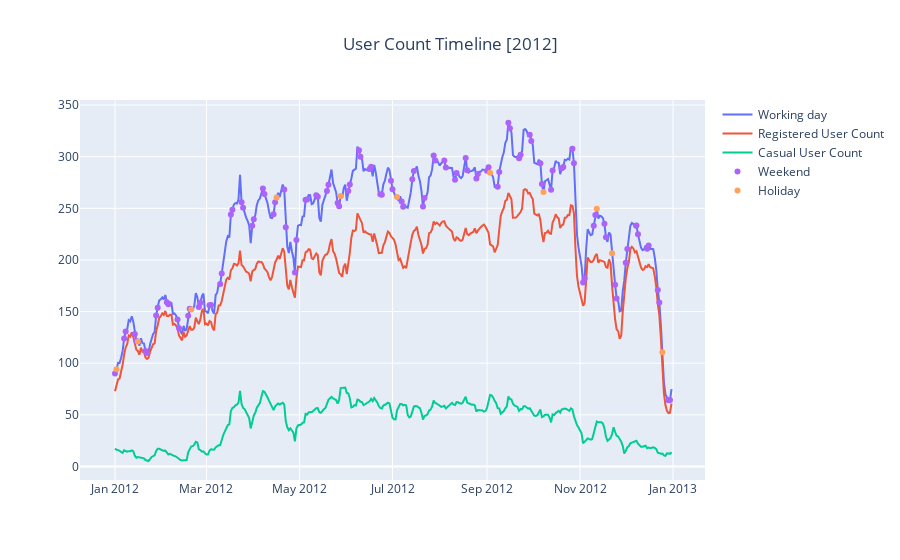

Notebook cell for this chart:
### Code cell
fig1 = go.Figure()

line5 = df_roll_7d.registered['2012']
line6 = df_roll_7d.casual['2012']

fig1.update_layout(
    title={
        'text': 'User Count Timeline [2012]',
        'x':0.5,
        'xanchor': 'center'})
fig1.add_trace(go.Scatter(x=line2.index,y=line2.values, mode='lines', name='Working day'))
fig1.add_trace(go.Scatter(x=line5.index,y=line5.values, mode='lines', name='Registered User Count'))
fig1.add_trace(go.Scatter(x=line6.index,y=line6.values, mode='lines', name='Casual User Count'))
fig1.add_trace(go.Scatter(x=marker3.index,y=marker3.values, mode='markers', name='Weekend'))
fig1.add_trace(go.Scatter(x=marker4.index,y=marker4.values, mode='markers', name='Holiday'))

### Figure 1 — Plotly figure (JSON) as saved in the notebook; plotly's stock layout.template omitted (floating-point values rounded to 4 significant figures; data arrays with more than 128 entries replaced by an {"elided": "..."} marker saying what was removed)
{"data": [{"mode": "lines", "name": "Working day", "type": "scatter", "x": {"elided": "366 str values"}, "y": {"elided": "366 float values"}}, {"mode": "lines", "name": "Registered User Count", "type": "scatter", "x": {"elided": "366 str values"}, "y": {"elided": "366 float values"}}, {"mode": "lines", "name": "Casual User Count", "type": "scatter", "x": {"elided": "366 str values"}, "y": {"elided": "366 float values"}}, {"mode": "markers", "name": "Weekend", "type": "scatter", "x": ["2012-12-23", "2012-09-08", "2012-10-14", "2012-09-16", "2012-05-13", "2012-03-24", "2012-03-04", "2012-07-29", "2012-12-15", "2012-02-11", "2012-02-05", "2012-11-24", "2012-06-17", "2012-03-25", "2012-05-12", "2012-01-01", "2012-09-02", "2012-09-29", "2012-03-18", "2012-12-29", "2012-10-27", "2012-05-05", "2012-11-04", "2012-01-21", "2012-01-28", "2012-06-09", "2012-01-22", "2012-11-10", "2012-04-21", "2012-11-11", "2012-08-25", "2012-12-09", "2012-04-28", "2012-11-03", "2012-07-15", "2012-07-07", "2012-12-22", "2012-08-05", "2012-04-01", "2012-08-18", "2012-08-26", "2012-05-26", "2012-12-16", "2012-12-30", "2012-08-11", "2012-02-12", "2012-07-14", "2012-08-04", "2012-02-04", "2012-06-24", "2012-05-06", "2012-07-01", "2012-01-07", "2012-06-30", "2012-02-18", "2012-04-07", "2012-10-20", "2012-04-29", "2012-03-11", "2012-07-22", "2012-03-03", "2012-02-19", "2012-03-10", "2012-04-22", "2012-09-09", "2012-10-07", "2012-12-02", "2012-06-03", "2012-01-15", "2012-12-08", "2012-11-18", "2012-04-14", "2012-02-25", "2012-10-28", "2012-03-31", "2012-09-15", "2012-08-19", "2012-01-14", "2012-09-01", "2012-03-17", "2012-04-15", "2012-01-29", "2012-05-20", "2012-12-01", "2012-02-26", "2012-11-25", "2012-08-12", "2012-07-21", "2012-06-23", "2012-10-13", "2012-06-02", "2012-10-21", "2012-09-23", "2012-01-08", "2012-04-08", "2012-11-17", "2012-10-06", "2012-06-10", "2012-07-08", "2012-05-27", "2012-07-28", "2012-09-30", "2012-05-19", "2012-09-22", "2012-06-16"], "y": [158.9, 270.9, 286.7, 327.5, 261.1, 255.8, 156.4, 296.3, 210.8, 142.3, 157.2, 176.0, 290.3, 250.5, 262.5, 90.12, 289.7, 321.3, 248.5, 64.26, 307.7, 258.2, 181.9, 111.9, 146.3, 306.1, 109.9, 233.1, 268.1, 243.5, 278.9, 224.8, 187.8, 178.1, 286.1, 256.6, 170.8, 289.4, 239.4, 298.7, 283.1, 255.1, 214.1, 64.31, 277.7, 133.8, 278.0, 296.2, 158.9, 263.2, 258.6, 268.5, 124.0, 276.6, 145.9, 269.1, 288.9, 219.2, 186.9, 259.9, 156.2, 152.9, 176.8, 231.8, 285.2, 273.5, 210.5, 273.0, 121.6, 233.2, 222.0, 244.1, 154.5, 293.6, 233.2, 332.8, 286.8, 128.2, 286.4, 244.0, 255.8, 153.8, 272.8, 197.3, 158.6, 162.6, 284.1, 251.7, 263.7, 268.0, 266.8, 290.0, 301.9, 130.7, 264.0, 235.0, 293.6, 299.9, 251.5, 251.9, 301.1, 315.2, 266.8, 298.5, 288.0]}, {"mode": "markers", "name": "Holiday", "type": "scatter", "x": ["2012-02-20", "2012-07-04", "2012-11-12", "2012-05-28", "2012-12-25", "2012-10-08", "2012-01-16", "2012-04-16", "2012-11-22", "2012-09-03", "2012-01-02"], "y": [151.9, 261.0, 249.5, 261.9, 110.5, 265.8, 121.1, 260.5, 206.5, 284.4, 94.05]}], "layout": {"title": {"text": "User Count Timeline [2012]", "x": 0.5, "xanchor": "center"}}}
